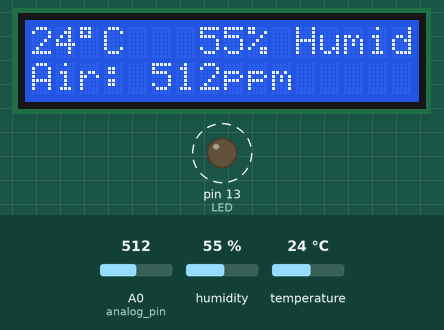
This sketch was run on a simulated Arduino Uno, built with avr-gcc and run on an emulated ATmega328P. On the bench: 16×2 character LCD, output pins drawn as LEDs (lit = HIGH). Dashed ring = blinking. The inputs (shaded band) are chosen by the test bench; at power-on: temperature 24 °C, A0 (analog_pin) = 512, humidity 55 %.

Above: at 10.0 s.
10.1 s: temperature set to 3 °C
At 13.1 s:
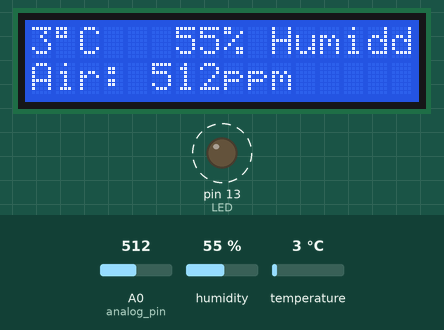
15.1 s: A0 (analog_pin) set to 109
At 16.4 s:
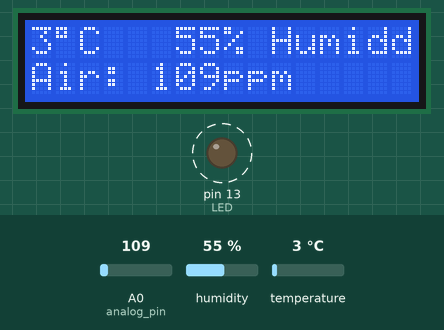
16.7 s: A0 (analog_pin) set to 93
At 17.9 s:
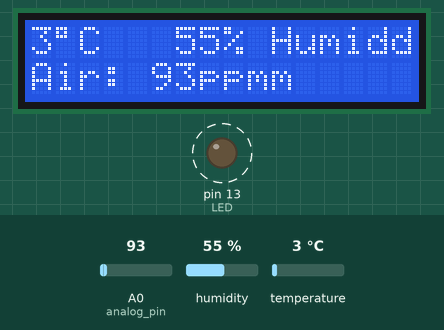
19.9 s: temperature set to 12 °C
At 22.8 s:
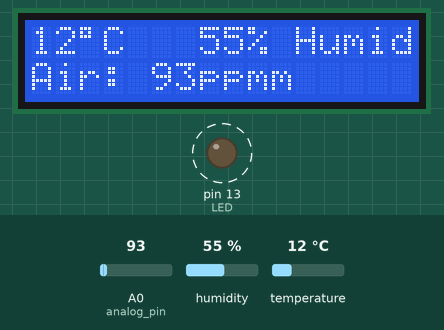
24.6 s: A0 (analog_pin) set to 11
At 25.9 s:
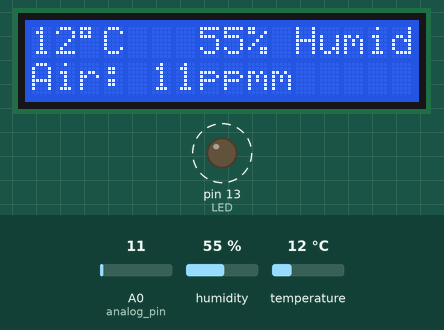
26.2 s: A0 (analog_pin) set to 8
At 27.5 s:
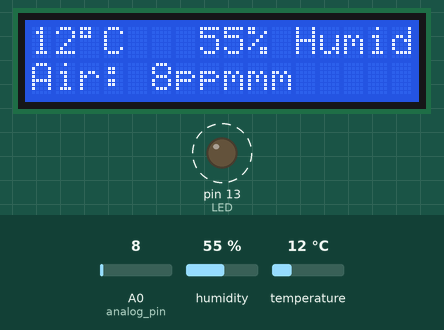
Timing chart, 0 to 30.4 s (numbered marks = the images above; inputs shaded):
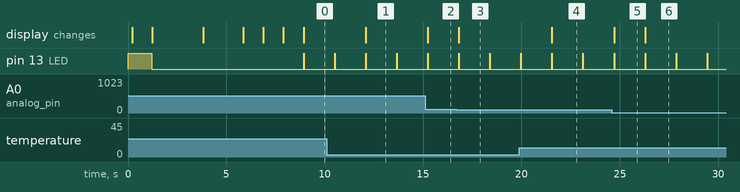

The sketch:

enviro.ino
```cpp
// (licence header left out)
#include "display.h"
#include "sensors.h"

// Globals:
int pass = 0;
const int load_time = 1; // in seconds

// The special symbols

byte char_S[] = {
  B01111,
  B10000,
  B10000,
  B01110,
  B00001,
  B11110,
  B00000,
  B11111
};

byte char_I[] = {
  B01110,
  B00100,
  B00100,
  B00100,
  B00100,
  B01110,
  B00000,
  B11111
};

byte char_L[] = {
  B10000,
  B10000,
  B10000,
  B10000,
  B10000,
  B11111,
  B00000,
  B11111
};

byte char_C[] = {
  B01110,
  B10001,
  B10000,
  B10000,
  B10001,
  B01110,
  B00000,
  B11111
};

byte char_O[] = {
  B01110,
  B10001,
  B10001,
  B10001,
  B10001,
  B01110,
  B00000,
  B11111
};

byte char_N[] = {
  B10001,
  B11001,
  B10101,
  B10101,
  B10011,
  B10001,
  B00000,
  B11111
};

// The 'hourglass' wait symbol
byte char_ext[] = {
  B11111,
  B10001,
  B01010,
  B00100,
  B01010,
  B10001,
  B10001,
  B11111
};

void setup() {
	//Serial.begin(9600);
	init_led();
	toggle_led();
	init_DHT();
	init_MQ();
	init_lcd();
	printlcd("Please wait...");
	print_spc_char(char_ext, 15, 0);
	print_at("Loading Sensors", 1);
	delay(load_time * 1000); // load time for the sensors
	toggle_led();
	print_welcome();
	delay(2500);
	print_credits();
	delay(1000);
	clear_lcd();
}

void loop() {
	pass++;
	select_line(0);
	display_temp();
	printlcd(" ");
	display_humid();
	select_line(1);
	display_air(mq_read());
	blink_led(50);
	delay(1500);
}

// Enviro-specific display functions

void print_air_quality(int q) {
	switch (q) {
		case 0:
			printlcd("HEALTHY");
			break;
		case 1:
			printlcd("NORMAL");
			break;
		case 2:
			printlcd("POOR");
			break;
		case 3:
			printlcd("UNSAFE");
			break;
		case 4:
			printlcd("HAZARD");
			break;
		case -1:
			printlcd("UNKNOWN");
			break;
		default:
			printlcd("ERROR");
			break;
	}
}

String get_warn_str(int warn) {
	switch (warn) {
		case 0:
			return "Gases within limits ";
		case 1:
			return "Gases outside limits";
		case -1:
			return "SENSOR ERROR!";
		default:
			return "PROGRAM FAULT";
	}
}

void display_temp() {
	printlcd((int) get_temp());
	printlcd((char) 223);
	printlcd("C");
}

void display_humid() {
	printlcd("  ");
	printlcd((int) get_humid());
	printlcd("% Humid");
}

void display_air(int mq) {
	printlcd("Air: "); // DEBUG
	//print_air_quality(get_air_quality(mq_read()));
	printlcd(mq_read());
	printlcd("ppm");
	//print_at(get_warn_str(mq), 3);
}

void print_silicon() {
	print_spc_char(char_S, 0, 0);
	print_spc_char(char_I, 1, 0);
	print_spc_char(char_L, 2, 0);
	print_spc_char(char_I, 3, 0);
	print_spc_char(char_C, 4, 0);
	print_spc_char(char_O, 5, 0);
	print_spc_char(char_N, 6, 0);
}

void print_credits() {
	select_line(0);
	print_silicon();
	printlcd(" *Stomp* ");
	print_at("Sahil, {SYED},  ", 1);
	delay(2000);
	print_at(" Sandesh, Prem, ", 1);
	delay(1000);
	print_at("Subham & Saurav", 1);
	delay(1000);
	print_at("Sahil, {SYED},  ", 1);
}

void print_welcome() {
	print_at("-TESSERACT 2020-", 0);
	print_at("[ Air-Analysis ]", 1);
}
```

display.cpp
```cpp
// (licence header left out)
#include "display.h"
#ifdef LCD_I2C
	#include <LiquidCrystal_I2C.h>
	// set the LCD address to 0x27 (SDA: A4, SCL: A5)
	LiquidCrystal_I2C lcd(0x27, LCD_ROWS, LCD_COLS);
#else
	#include <LiquidCrystal.h>
	LiquidCrystal lcd(7, 8, 9, 10, 11, 12);
#endif

int char_count = 0; // Keep track of the number of special chars
int led_state = LOW; // Keep track of the default-LED state

void init_lcd() {
#ifdef LCD_I2C
	lcd.init();
	lcd.backlight();
#else
	lcd.begin(LCD_ROWS, LCD_COLS);
#endif
	lcd.setCursor(0, 0);
	lcd.noDisplay();
	delay(100);
	lcd.display();
}

void clear_lcd() {
	lcd.clear();
}

void select_line(int l) {
	lcd.setCursor(0, l);
}

void printlcd(String s) {
	lcd.print(s);
}

void printlcd(int n) {
	lcd.print(n);
}

void printlcd(float f) {
	lcd.print(f);
}

void printlcd(char c) {
	lcd.print(c);
}

void printlcd(String s[]) {
	lcd.home();
	for (int i = 0; i < 4; i++) {
		lcd.setCursor(0, i);
		lcd.print(s[i]);
	}
}

void println_lcd(String s) {
	if (s.length() > LCD_COLS) {
		lcd.print(s.substring(0, LCD_COLS - 1));
	} else {
		lcd.print(s);
		for (int i = s.length(); i < LCD_COLS; i++) {
			lcd.print(" ");
		}
	}
}

void print_at(String s, int line) {
	if (line > LCD_COLS)
		return;
	lcd.home();
    lcd.setCursor(0, line);
    lcd.print(s);
}

void print_at(String s, int row, int col) {
	if (row > LCD_ROWS || col > LCD_COLS)
		return;
	lcd.home();
    lcd.setCursor(row, col);
    lcd.print(s);
}

/*
 * Places a blinking cursor at the current cursor locale in the LCD.
 * Removes the cursor if false.
 */
void blink_cursor(bool b) {
	if (b) {
		lcd.cursor();
		lcd.blink();
	} else {
		lcd.noBlink();
		lcd.noCursor();
	}
}

/*
 * Moves the cursor to the given locale in the LCD and then places a
 * blinking cursor there.
 */
void blink_cursor(int row, int col) {
	if (row > LCD_ROWS || col > LCD_COLS)
		return;
	lcd.setCursor(row, col);
	lcd.cursor();
	lcd.blink();
}

/*
 * Scrolls the printed text from the given offset in the given direction
 * with the given delay between each character being scrolled
 */
void scroll_text(int offset, int dir, int ms) {
	for (int i = 0; i < offset; i++) {
		if (dir)
			lcd.scrollDisplayLeft();
		else
			lcd.scrollDisplayRight();
		delay(ms);
	}
}

/*
 * Prints a special character on the 20x4 at the given row and column.
 * Please note that only a limited amount of special characters are
 * allowed and this function does not check for those.
 */
void print_spc_char(byte character[], int localeR, int localeC) {
  lcd.createChar(char_count, character);
  lcd.setCursor(localeR, localeC);
  lcd.write(byte(char_count));
  char_count++;
}

// LED-control functions

void init_led() {
	pinMode(LED, OUTPUT);
}

void init_led(int pin) {
	pinMode(pin, OUTPUT);
}

void toggle_led() {
	if (led_state == LOW) {
		digitalWrite(LED, HIGH);
		led_state = HIGH;
	} else {
		digitalWrite(LED, LOW);
		led_state = LOW;
	}
}

void toggle_led(bool n) {
	if (n) {
		digitalWrite(LED, HIGH);
		led_state = HIGH;
	} else {
		digitalWrite(LED, LOW);
		led_state = LOW;
	}
}

void toggle_led(bool n, int pin) {
	if (n)
		digitalWrite(pin, HIGH);
	else
		digitalWrite(pin, LOW);
}

void blink_led(int ms) {
	led_state = HIGH;
	digitalWrite(LED, HIGH);
	delay(ms / 2);
	digitalWrite(LED, LOW);
	led_state = LOW;
	delay(ms / 2);
}

void blink_led(int ms, int pin) {
	digitalWrite(pin, HIGH);
	delay(ms / 2);
	digitalWrite(pin, LOW);
	delay(ms / 2);
}
```

display.h
```cpp
// (licence header left out)
#include <Arduino.h>
#include <Wire.h>

#define LED LED_BUILTIN
#define LCD_ROWS 16
#define LCD_COLS 2
#define LCD_I2C

void init_lcd(void);
void clear_lcd(void);
void select_line(int);
void printlcd(String);
void printlcd(int);
void printlcd(float);
void printlcd(char);
void printlcd(String*);
void println_lcd(String);
void print_spc_char(byte*, int, int);
void print_at(String, int);
void print_at(String, int, int);
void blink_cursor(bool);
void blink_cursor(int, int);
void scroll_text(int, int, int);

void init_led(void);
void init_led(int);
void toggle_led(void);
void toggle_led(bool);
void toggle_led(bool, int);
void blink_led(int);
void blink_led(int, int);
```

sensors.cpp
```cpp
// (licence header left out)
#include "sensors.h"

DHT dht = DHT(DHT_DATA, DHTType);

int analog_pin = 0;

//MQ135 gasSensor = MQ135(ANALOGPIN);
//MQUnifiedsensor MQ135(pin, type);

void init_DHT() {
	dht.begin();
}

void init_MQ() {
	analog_pin = MQ_ANALOG;
}

int mq_read() {
	return analogRead(analog_pin);
}

/*
 * 0  Healthy
 * 1  Normal
 * 2  Poor (Moderate)
 * 3  Unsafe
 * 4  Hazard
 * -1 Unknown
 */
int get_air_quality(float mp) {
	if (mp <= 280.0)
		return 0;
	else if (mp > 280.0 && mp <= 360.0)
		return 1;
	else if (mp > 360.0 && mp <= 420.0)
		return 2;
	else if (mp > 420.0 && mp <= 480.0)
		return 3;
	else if (mp > 480.0)
		return 4;
	else
		return -1;
}

int air_quality_warn(int air_q) {
	switch (air_q) {
		case 3:
			return 1;
		case 4:
			return 2;
		default:
			return 0;
	}
}

float get_humid() {
	return dht.readHumidity();
}

float get_temp() {
	return dht.readTemperature();
}
```

sensors.h
```cpp
// (licence header left out)
#include <DHT_U.h>
#include <DHT.h>
//#include <MQUnifiedsensor.h>

#define DHT_DATA 2
#define DHTType DHT22
#define MQ_ANALOG 0

void init_DHT(void);
void init_MQ(void);

int mq_read(void);
int get_air_quality(float);
int air_quality_warn(int);

float get_humid(void);
float get_temp(void);
```

Measured:
- the behaviour switches between 100 and 99 on A0 (analog_pin) (found by bisection; images 2 and 3)
- the behaviour switches between 10 and 9 on A0 (analog_pin) (found by bisection; images 5 and 6)
- after the input at 10.1 s, the display: changes after 2.0 s (image 1)
- after the input at 15.1 s, the display: changes after 0.14 s (image 2)
- after the input at 16.7 s, the display: changes after 0.12 s (image 3)
- after the input at 19.9 s, the display: changes after 1.7 s (image 4)
- after the input at 24.6 s, the display: changes after 0.11 s (image 5)
- after the input at 26.2 s, the display: changes after 0.09 s (image 6)
